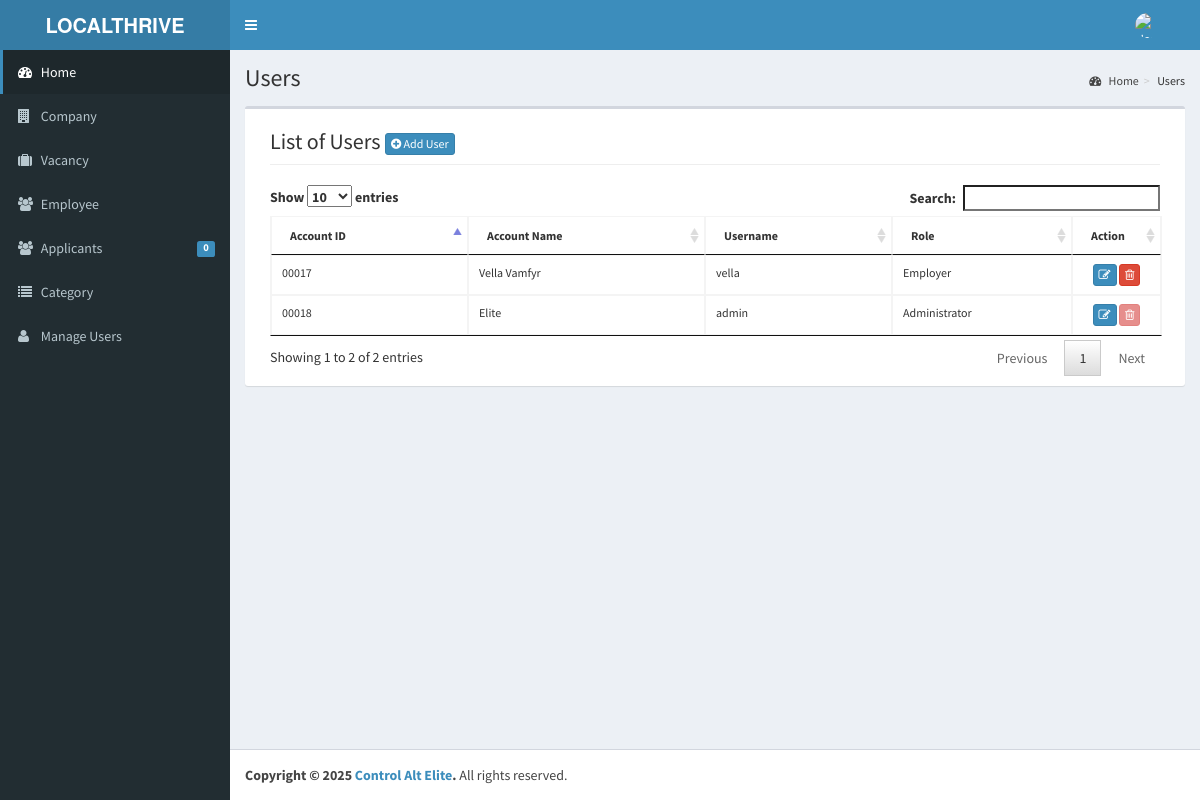
The page /admin/user/index.php (signed in) on the database its author committed.
### tables this page shows
CREATE TABLE `tblusers` (
  `USERID` varchar(30) NOT NULL,
  `FULLNAME` varchar(40) NOT NULL,
  `USERNAME` varchar(90) NOT NULL,
  `PASS` varchar(90) NOT NULL,
  `ROLE` varchar(30) NOT NULL,
  `PICLOCATION` varchar(255) DEFAULT NULL
);

### admin/user/index.php (called while the page is built, shortened)
<?php
require_once ("../theme/templates.php");
?>

### include/database.php (called while the page is built, shortened)
<?php
class Database {
	var $sql_string = '';
	private $conn;
	public function open_connection() {
		$this->conn = mysqli_connect(server,user,pass);
		if(!$this->conn){
			echo "Problem in database connection! Contact administrator!";
			exit();
		}else{
			$db_select = mysqli_select_db($this->conn,database_name);
		}
	}
	function setQuery($sql='') {
		$this->sql_string=$sql;
	}
	function executeQuery() {
		$result = mysqli_query($this->conn,$this->sql_string);
		return $result;
	}
	private function confirm_query($result) {
		return $result;
	}
	function loadResultList( $key='' ) {
		$cur = $this->executeQuery();
		$array = array();
		while ($row = mysqli_fetch_object($cur)) {
			if ($key) {
				$array[$row->$key] = $row;
			} else {
				$array[] = $row;
			}
		}
		return $array;
	}
}
$mydb = new Database();
?>

### admin/user/list.php (the view, shortened to what this page needs)
    	 <div class="col-lg-12">
         <h1 class="page-header">List of Users  <a href="index.php?view=add" class="btn btn-primary btn-xs  ">  <i class="fa fa-plus-circle fw-fa"></i> Add User</a>  </h1>
    		</div>
		 	<div class="col-lg-12">
	<table id="dash-table" class="table  table-bordered table-hover table-responsive" style="font-size:12px;" cellspacing="0">
	  <thead>
	  	<tr>
	  		<th>Account ID</th>
	  		<th> Account Name</th>
	  		<th>Username</th>
	  		<th>Role</th>
	  		<th width="10%" >Action</th>
	  	</tr>
	  </thead>
	  <tbody>
	  	<?php
	  		$mydb->setQuery("SELECT *
								FROM  `tblusers`");
	  		$cur = $mydb->loadResultList();
			foreach ($cur as $result) {
	  		echo '<tr>';
	  		echo '<td>' . $result->USERID.'</a></td>';
	  		echo '<td>' . $result->FULLNAME.'</a></td>';
	  		echo '<td>'. $result->USERNAME.'</td>';
	  		echo '<td>'. $result->ROLE.'</td>';
	  		If($result->USERID==$_SESSION['ADMIN_USERID'] || $result->ROLE=='MainAdministrator' || $result->ROLE=='Administrator') {
	  			$active = "Disabled";
	  		}else{
	  			$active = "";
	  		}
	  		echo '<td align="center" > <a title="Edit" href="index.php?view=edit&id='.$result->USERID.'"  class="btn btn-primary btn-xs  ">  <span class="fa fa-edit fw-fa"></span></a>
	  					 <a title="Delete" href="controller.php?action=delete&id='.$result->USERID.'" class="btn btn-danger btn-xs" '.$active.'><span class="fa fa-trash-o fw-fa"></span> </a>
	  					 </td>';
	  		echo '</tr>';
	  	}
	  	?>
	  </tbody>
	</table>
</div>

### rows shown on the page
tblusers: USERID "00017", FULLNAME "Vella Vamfyr", USERNAME "vella", ROLE "Employer"
tblusers: USERID "00018", FULLNAME "Elite", USERNAME "admin", ROLE "Administrator"

### other values the page prints
$pending->APPL "0"
$title "Users"
